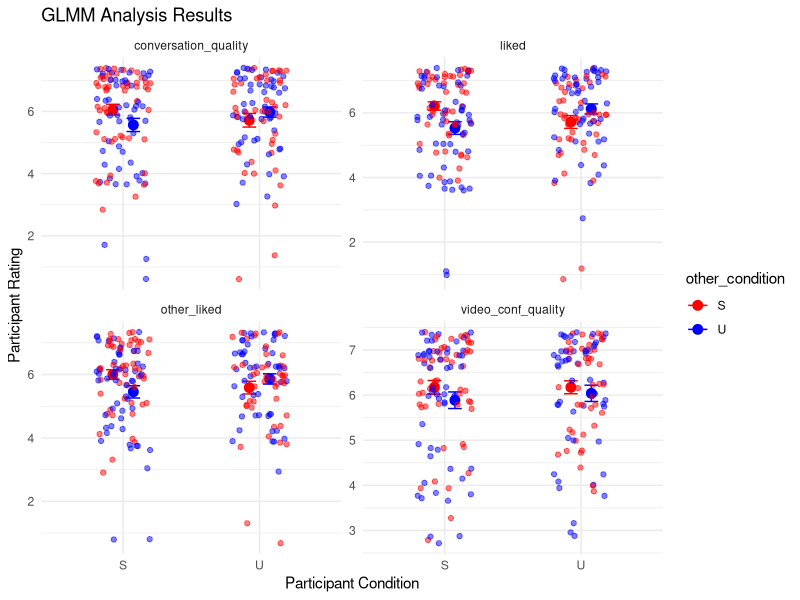
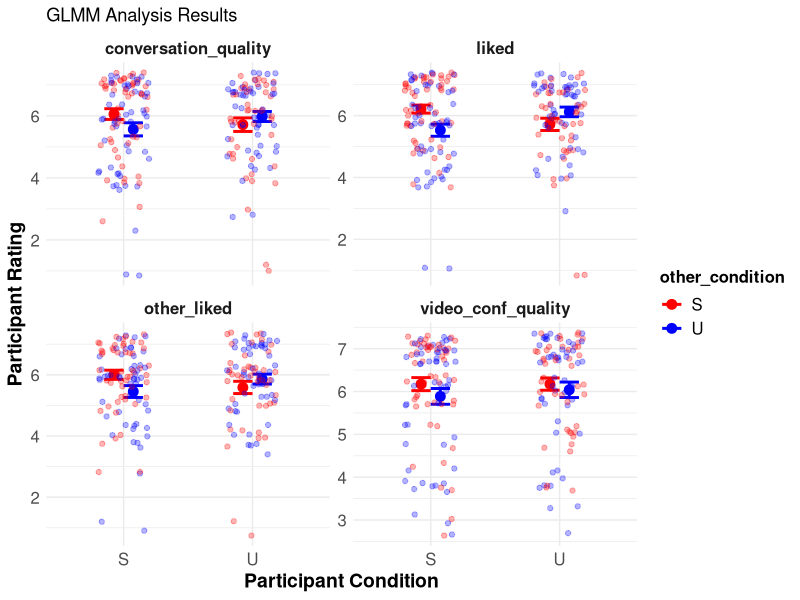

These charts were generated, in order, by the following R code: (Note: this script raises an error after producing the figures.)
## ---- chunk 1
# Load the tidyverse package below
library(tidyverse)
library(ggplot2)
library(dplyr)
## ---- chunk 2

df <- read_csv("data/behavior/all_data_df.csv")
## ---- chunk 3
#这个是正确 答案，但是还需要做一些调整
# 加载必要的包
library(lme4)
library(ggplot2)
library(dplyr)

# 读取数据
data <- read.csv("data/behavior/all_data_df.csv")  # 替换为你的数据文件路径

# 转换因子变量
data$participant_condition <- factor(data$participant_condition)
data$other_condition <- factor(data$other_condition)
data$question_content <- factor(data$question_content)

# 运行 GLMM 分析
model <- lmer(measure ~ participant_condition * other_condition + (1 | user_id), data = data)

# 输出模型摘要
summary(model)

# 创建可视化
ggplot(data, aes(x = participant_condition, y = measure, color = other_condition)) +
  stat_summary(fun = mean, geom = "point", position = position_dodge(0.3), size = 3) +
  stat_summary(fun.data = mean_se, geom = "errorbar", width = 0.2, position = position_dodge(0.3)) +
  geom_jitter(width = 0.2, alpha = 0.5) +
  facet_wrap(~ question_content, scales = "free_y") +
  scale_color_manual(values = c("red", "blue")) +
  labs(x = "Participant Condition", y = "Participant Rating", title = "GLMM Analysis Results") +
  theme_minimal()


## ---- chunk 4
# 这个是草稿 尝试过程
# 读取数据
data <- read.csv("data/behavior/all_data_df.csv")  # 替换为你的数据文件路径

# 转换因子变量
data$participant_condition <- factor(data$participant_condition)
data$other_condition <- factor(data$other_condition)
data$question_content <- factor(data$question_content)

# 运行 GLMM 分析
model <- lmer(measure ~ participant_condition * other_condition + (1 | user_id), data = data)

# 输出模型摘要
summary(model)

# 创建可视化
ggplot(data, aes(x = participant_condition, y = measure, color = other_condition)) +
  stat_summary(fun = mean, geom = "point", position = position_dodge(0.3), size = 3) +
  stat_summary(fun.data = mean_se, geom = "errorbar", width = 0.3, position = position_dodge(0.3), size = 1) +  # 增大误差条宽度
  geom_jitter(width = 0.2, alpha = 0.3) +  # 增加点的透明度
  facet_wrap(~ question_content, scales = "free_y") +
  scale_color_manual(values = c("red", "blue")) +
  labs(x = "Participant Condition", y = "Participant Rating", title = "GLMM Analysis Results") +
  theme_minimal() +
  theme(
    strip.text = element_text(size = 12, face = "bold"),  # 调整分面标签的字体大小和粗细
    axis.title = element_text(size = 14, face = "bold"),  # 调整坐标轴标题的字体大小和粗细
    axis.text = element_text(size = 12),  # 调整坐标轴文本的字体大小
    legend.title = element_text(size = 12, face = "bold"),  # 调整图例标题的字体大小和粗细
    legend.text = element_text(size = 12)  # 调整图例文本的字体大小
  )


## ---- chunk 5
# CHAT修改版本图
# 加载必要的 R 包
library(lme4)
library(ggplot2)
library(dplyr)
library(ggpubr)  # 额外优化可视化
library(Hmisc)   # 计算置信区间

# 读取数据
data <- read.csv("data/behavior/all_data_df.csv")  # 替换为你的数据文件路径

# 转换因子变量
data$participant_condition <- factor(data$participant_condition)
data$other_condition <- factor(data$other_condition)
data$question_content <- factor(data$question_content)

# 运行 GLMM（广义线性混合模型）
model <- lmer(measure ~ participant_condition * other_condition + (1 | user_id), data = data)

# 输出模型摘要
summary(model)

# 计算均值和 95% 置信区间
summary_df <- data %>%
  group_by(participant_condition, other_condition, question_content) %>%
  summarise(mean_rating = mean(measure),
            ci_lower = mean_cl_boot(measure)$ymin,
            ci_upper = mean_cl_boot(measure)$ymax,
            .groups = 'drop')

# 设定颜色映射
colors <- c("increase_smile" = "red", "decrease_smile" = "blue")

# 绘制改进后的交互作用图
ggplot(data, aes(x = participant_condition, y = measure, color = other_condition)) +
  # 添加散点，设置透明度避免遮挡
  geom_jitter(width = 0.2, alpha = 0.4) +
  
  # 添加均值点，增加大小和清晰度
  geom_point(data = summary_df, aes(y = mean_rating), 
             position = position_dodge(width = 0.5), size = 4, shape = 16) +
  
  # 添加误差棒（95% 置信区间），加粗以提升可见性
  geom_errorbar(data = summary_df, aes(ymin = ci_lower, ymax = ci_upper),
                position = position_dodge(width = 0.5), width = 0.2, linewidth = 1.2) +
  
  # 分面绘图，按问题类型（question_content）分组
  facet_wrap(~ question_content, scales = "free_y") +
  
  # 设定颜色，使两组更明显
  scale_color_manual(values = colors) +
  
  # 调整图表主题，使其更清晰
  theme_minimal(base_size = 14) +
  
  # 调整标签
  labs(title = "GLMM Interaction Plot (Improved)", 
       x = "Participant Condition", 
       y = "Participant Rating", 
       color = "Other Condition")


## ---- chunk 6
#这个是总体计算的答案，待验证
# 计算均值和标准误
summary_df <- df %>%
  group_by(participant_condition, other_condition, question_content) %>%
  summarise(mean_rating = mean(measure), 
            se = sd(measure) / sqrt(n()), .groups = 'drop')


# 设定颜色映射
colors <- c("increase_smile" = "red", "decrease_smile" = "blue")

# 绘制交互作用图
ggplot(summary_df, aes(x = participant_condition, y = mean_rating, 
                       group = other_condition, color = other_condition)) +
  geom_point(position = position_dodge(width = 0.2), size = 3) +
  geom_errorbar(aes(ymin = mean_rating - se, ymax = mean_rating + se), 
                width = 0.2, position = position_dodge(width = 0.2)) +
  geom_line(position = position_dodge(width = 0.2)) +
  facet_wrap(~ question_content, scales = "free_y") +
  scale_color_manual(values = colors) +
  theme_minimal() +
  labs(title = "Interaction Plot",
       x = "Participant Condition",
       y = "Participant Rating",
       color = "Other Condition")

## ---- chunk 7
#计算卡方效应
# 加载必要的库
library(lme4)
library(lmerTest)



# 确保变量类型正确
df$participant_condition <- as.factor(df$participant_condition)
df$other_condition <- as.factor(df$other_condition)
df$question_content <- as.factor(df$question_content)

# 拆分数据集：分别对不同的测量变量进行分析
liked_df <- subset(df, question_content == "liked")
other_liked_df <- subset(df, question_content == "other_liked")
conversation_quality_df <- subset(df, question_content == "conversation_quality")
video_conf_quality_df <- subset(df, question_content == "video_conf_quality")

# GLMM 分析（对每个测量变量分别执行）
liked_model <- glmer(measure ~ participant_condition * other_condition + (1 | dyad), 
                     data = liked_df, family = gaussian)
summary(liked_model)

other_liked_model <- glmer(measure ~ participant_condition * other_condition + (1 | dyad), 
                           data = other_liked_df, family = gaussian)
summary(other_liked_model)

conversation_quality_model <- glmer(measure ~ participant_condition * other_condition + (1 | dyad), 
                                    data = conversation_quality_df, family = gaussian)
summary(conversation_quality_model)

video_conf_quality_model <- glmer(measure ~ participant_condition * other_condition + (1 | dyad), 
                                  data = video_conf_quality_df, family = gaussian)
summary(video_conf_quality_model)


## ---- chunk 8
#计算卡方效应2,分别计算
# 加载必要的库
library(lme4)
library(lmerTest)



# 确保变量类型正确
df$participant_condition <- as.factor(df$participant_condition)
df$other_condition <- as.factor(df$other_condition)
df$question_content <- as.factor(df$question_content)

# 拆分数据集：分别对不同的测量变量进行分析
liked_df <- subset(df, question_content == "liked")
other_liked_df <- subset(df, question_content == "other_liked")
conversation_quality_df <- subset(df, question_content == "conversation_quality")
video_conf_quality_df <- subset(df, question_content == "video_conf_quality")

# 加载必要的库
library(lme4)
library(lmerTest)  # 增加 p 值计算功能
library(car)  # 用于 ANOVA 计算卡方检验

# 假设数据集 df 结构如下：
# df$participant_condition: 参与者微笑条件 (increase, decrease)
# df$other_condition: 其他人微笑条件 (increase, decrease)
# df$participant: 参与者 ID (随机效应)
# df$rating: 评分 (因变量)

# 转换为因子变量
df$participant_condition <- as.factor(df$participant_condition)
df$other_condition <- as.factor(df$other_condition)

# **1️⃣ 运行 GLMM 模型**
# 固定效应：participant_condition, other_condition 及其交互作用
# 随机效应：参与者 ID
glmm_model1 <- lmer(measure ~ participant_condition * other_condition + (1 | user_id), data = liked_df)

# **2️⃣ 计算交互效应（Likelihood Ratio Test, LRT）**
# 先运行一个不包含交互项的模型（仅主效应）
glmm_model_main1 <- lmer( measure~ participant_condition + other_condition + (1 | user_id), data = liked_df)

# 进行卡方检验（Likelihood Ratio Test, LRT）
anova(glmm_model1, glmm_model_main1, test = "Chisq")


# 随机效应：参与者 ID
glmm_model2 <- lmer(measure ~ participant_condition * other_condition + (1 | user_id), data = other_liked_df)

# **2️⃣ 计算交互效应（Likelihood Ratio Test, LRT）**
# 先运行一个不包含交互项的模型（仅主效应）
glmm_model_main2 <- lmer( measure~ participant_condition + other_condition + (1 | user_id), data = other_liked_df)

# 进行卡方检验（Likelihood Ratio Test, LRT）
anova(glmm_model2, glmm_model_main2, test = "Chisq")



# 随机效应：参与者 ID
glmm_model3 <- lmer(measure ~ participant_condition * other_condition + (1 | user_id), data = conversation_quality_df)

# **2️⃣ 计算交互效应（Likelihood Ratio Test, LRT）**
# 先运行一个不包含交互项的模型（仅主效应）
glmm_model_main3 <- lmer( measure~ participant_condition + other_condition + (1 | user_id), data = conversation_quality_df)

# 进行卡方检验（Likelihood Ratio Test, LRT）
anova(glmm_model3, glmm_model_main3, test = "Chisq")



# 随机效应：参与者 ID
glmm_model4 <- lmer(measure ~ participant_condition * other_condition + (1 | user_id), data = video_conf_quality_df)

# **2️⃣ 计算交互效应（Likelihood Ratio Test, LRT）**
# 先运行一个不包含交互项的模型（仅主效应）
glmm_model_main4 <- lmer( measure~ participant_condition + other_condition + (1 | user_id), data = video_conf_quality_df)

# 进行卡方检验（Likelihood Ratio Test, LRT）
anova(glmm_model4, glmm_model_main4, test = "Chisq")




## ---- chunk 9

# 加载必要的库
library(lme4)
library(lmerTest)

# 假设数据已经加载到一个名为df的数据框中
# df <- read.csv("path_to_your_data.csv")

# 构建GLMM模型
# 以“liked”为例
model_liked <- glmer(liked ~ participant_condition * other_condition + (1|dyad), 
                     data = df, family = binomial)

# 查看模型摘要
summary(model_liked)

# 对其他变量重复类似的过程
model_other_liked <- glmer(other_liked ~ participant_condition * other_condition + (1|dyad), 
                           data = df, family = binomial)
summary(model_other_liked)

model_conversation_quality <- glmer(conversation_quality ~ participant_condition * other_condition + (1|dyad), 
                                    data = df, family = gaussian)
summary(model_conversation_quality)

model_video_quality <- glmer(video_conference_quality ~ participant_condition * other_condition + (1|dyad), 
                             data = df, family = gaussian)
summary(model_video_quality)
